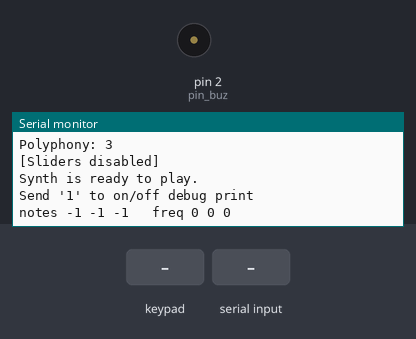
Bench run of a sketch on a simulated Arduino Mega 2560, built with avr-gcc and run on an emulated ATmega2560. Shown: buzzer (waves = sounding, pin HIGH), the last lines printed to the serial monitor. Wiring (inferred from the names in the program): 7×6 keypad (labels assumed): rows pin 35, pin 33, pin 31, pin 29, pin 27, pin 25, pin 23; columns pin 32, pin 30, pin 28, pin 26, pin 24, pin 22. The test bench sets the inputs (shaded band). Pins used as bus, display or sensor lines are not drawn.

Above: at 1.2 s.
1.3 s: key '3' pressed
At 2.2 s:
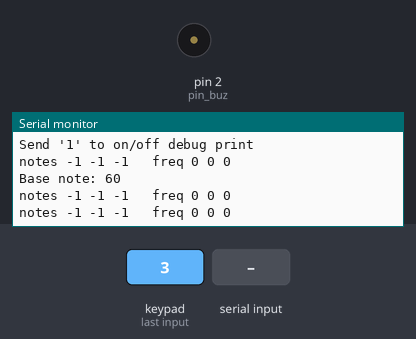
2.8 s: "1" received over Serial
At 3.8 s:
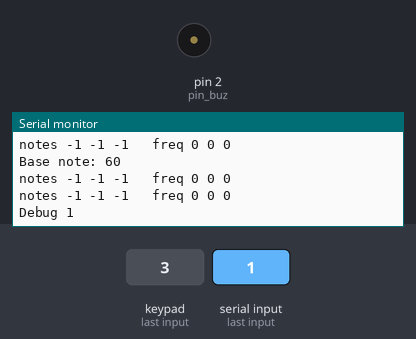
4.3 s: keypad keys 1 2 3 4 pressed 0.4 s apart
At 6.7 s:
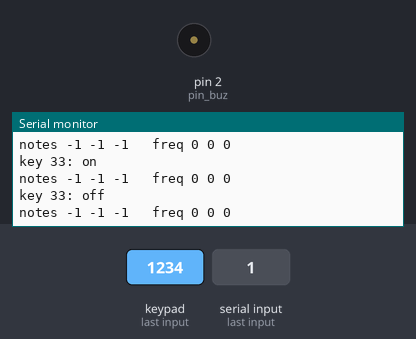
7.4 s: key '6' pressed
At 8.2 s:
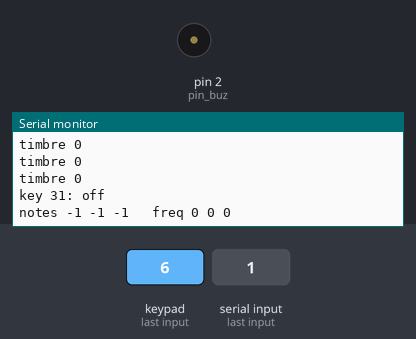
Timing chart, 0 to 9.9 s (numbered marks = the images above; inputs shaded):
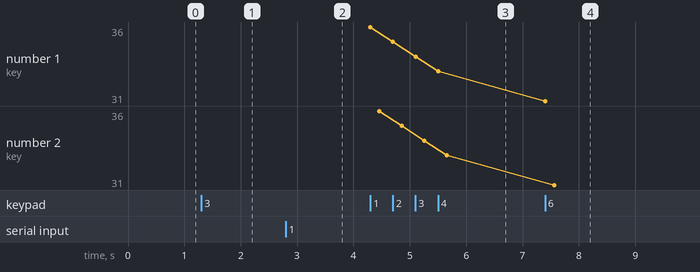

The sketch:

06_SynthArpegiatorMega_YamahaPSSF30.ino
```cpp
// **06_SynthArpegiatorMega_YamahaPSSF30** - - synthesizer for Arduino Mega and keyboard YAMAHA PSS F30
//Output goes through buzzer audio amplifier to minijack.
//Slider 2 - sample rate.
//Slider 3 - tone.
//F,G - switch timbre: pulse and sawtooth
//Note: sometimes freezes three notes!


//This parameters enables/disables using sliders
//So if you want check synth without connecting sliders, set it to 0:
const int SLIDERS_ENABLED = //1;
    0;


//--------------------------------------------
//Features:
//--------------------------------------------
//- 37 keys - from YAMAHA PSS F30
//- sine wave synth, without attack and release
//- two sliders connected to A4 and A5 controls 1-bit algorithm.
//-   - slider 1: volume
//-   - slider 2: sample rate
//-   - slider 3: tone adjustment
//-   You have an option to not connect sliders - set SLIDERS_ENABLED to 0 above
//- arpeggiator ("note" and "string" keys)
//- harsh sound
//- switch octaves
//F,G - switch timbre: pulse and sawtooth
//Note: sometimes freezes three notes!

//--------------------------------------------
//How to play:
//--------------------------------------------
//Notes:
//   hold 1,2 or 3 notes by left hand and hit any of white rightest \"string\" keys.
//   Combination of note key and string key plays a note, just liko on the guitar.
//Octave switch:
//   use thee right black keys
//Sample rate switch:
//   use right F and G (not works while mic mode enabled)
//Press mic button so hear sound from mic.

//--------------------------------------------
//Board & Monitor port speed:
//--------------------------------------------
//  Arduino Mega (Note: Not Uno!)
//  Baud must be set to 500000!
//--------------------------------------------
//Aditional libraries:
//- install "TimerThree" using Library Manager
//--------------------------------------------
//Conection:
//--------------------------------------------
//Buzzer of sound output: pin 2
const byte pin_buz = 2;

//YAMAHA PSS F30 Keyboard Reader
//This is truly polyphonic keyboard with 37 keys.

//Connection:
//7 - control pins - choosing keys block,
//11 - signal pins, but it's uses only six - 1,3,5,7,9,11 - we connect only them
//So connect them to this pins:
//byte keyGnd[keyGndN] = {52, 50, 48, 46, 44, 42, 40};
//byte keyRead[keyReadN] = {32, 30, 28, 26, 24, 22};
//(See keyboard text for possible updates)


//--------------------------------------------

int debug = 0;
int debug_now = 0;  //signal for debug
long int last_debug_time = 0;

//---------------------------------------------------------------
//number of notes to play simultaneously, 1..4
#define POLYPHONY (3)
//#define POLYPHONY (4) //For some reason 4 halts the system :)

//print routines - use their for shortening code
void pr(const char *str) {
  if (debug) {
    Serial.print(str);
  }
}
void prln(const char *str) {
  if (debug) {
    Serial.println(str);
  }
}

void pr(int i) {
  if (debug) {
    Serial.print(i);
  }
}
void prln(int i) {
  if (debug) {
    Serial.println(i);
  }
}

//---------------------------------------------------------------
void setup() {
  Serial.begin(500000);
  Serial.println("----------------------------------------------------------------");
  Serial.println("EndlessSynth 06_SynthArpegiatorMega_YamahaPSSF30, v. 1.1 for Arduino Mega and Yamaha PSSF30 keyboard");
  Serial.println("3 polyphony, sine wave synthesis. Without attack-release.");
  Serial.println("How to play:  hold up to three notes by left hand and press 3 hit white \"string\" keys.");
  Serial.println("Combination of note key and string key plays a note");
  Serial.println("To switch octave use three right black keys");

  if (SLIDERS_ENABLED)  Serial.println("Sliders enabled: Slider2 (A4) - sample rate, Slider 3 (A5) - tone.");
  else Serial.println("[Sliders disabled]");

  Serial.println("To switch timbre right F (sine) ang G (sawtooth)");
  //Serial.println("Press mic button to pass mic sound to output. The last slider is kind of mic sensitivity.");

  Serial.println("----------------------------------------------------------------");

  mic_setup();
  keyboard_setup();
  sound_setup();
  sliders_setup();

  Serial.println();
  Serial.println("Synth is ready to play.");
  Serial.println("Send '1' to on/off debug print");

}

//----------------------------------------------------------
void loop() {
  if (Serial.available() > 0) { //we expect only "1" rare to on/off debugging
    int key = Serial.read();
    if (key == '1') {
      debug = 1 - debug;
      Serial.print("Debug "); Serial.println(debug);
    }
  }


  sliders_loop();
  mic_loop();
  keyboard_loop();
  sound_loop();

  delay(5); //2);

  //debug print "rare"
  if (debug) {
    long int time = millis();
    if (time > last_debug_time + 200) {
      debug_now = 1;
      last_debug_time = time;
    }
    else {
      debug_now = 0;
    }
  }
}


//---------------------------------------------------------------
```

keyboard.ino
```cpp
//YAMAHA PSS F30 Keyboard Reader
//This is truly polyphonic keyboard with 37 keys.

//Connection:
//7 - control pins - choosing keys block,
//11 - signal pins, but it's uses only six - 1,3,5,7,9,11 - we connect only them

const byte keyGndN = 7;
const byte keyReadN = 6;
byte keyGnd[keyGndN] = {35, 33, 31, 29, 27, 25, 23};
byte keyRead[keyReadN] = {32, 30, 28, 26, 24, 22};

const int keys = 37;

//keys for playing "strings" by right hand
const byte string_keys_indices[POLYPHONY] = {keys-1, keys-2, keys-4}; //"string" keys, note reversed order

//keys for octave switch
const byte key_octave1 = keys - 7;
const byte key_octave2 = keys - 5;
const byte key_octave3 = keys - 3;

//keys for sample rate switch
const byte key_timbre1 = keys - 6;
const byte key_timbre2 = keys - 8;

//keys used for notes
const byte note_keys_count = keys - 8;

//octave base notes
const byte note_octave1 = 60 - 3 * 12;
const byte note_octave2 = 60 - 12;
const byte note_octave3 = 60; //C


//Current base note - changed with octave switch
byte base_note = note_octave2;

//---------------------------------------------------------------
void keyboard_setup() {
  Serial.print("Keyboard Yamaha PSS F30 control pins: ");
  for (int i = 0; i < keyGndN; i++) {
    Serial.print(keyGnd[i]); Serial.print(" ");
  }
  Serial.print(",  signal pins: ");
  for (int i = 0; i < keyReadN; i++) {
    Serial.print(keyRead[i]); Serial.print(" ");
  }
  Serial.println();

  //Set pins
  for (int i = 0; i < keyGndN; i++) {
    pinMode(keyGnd[i], OUTPUT);
    digitalWrite(keyGnd[i], HIGH);
  }
  for (int i = 0; i < keyReadN; i++) {
    pinMode(keyRead[i], INPUT_PULLUP);
  }

}

//---------------------------------------------------------------
byte key_state[keys]; //key state - pressed or released
//TODO can store in a bit mask

//pressed "note keys"
byte note_keys[POLYPHONY];
byte note_keys_n = 0;
//mask of pressed "string keys"
byte string_keys[POLYPHONY];

//---------------------------------------------------------------
//octave switch
void set_base_note(char note) {
  if (base_note != note) {
    base_note = note;
    Serial.print("Base note: ");
    Serial.println(int(note));
  }
}

//---------------------------------------------------------------
//process pressing key
void key_pressed(byte key) {
  //this is note key
  if (key < note_keys_count) {
    if (note_keys_n < POLYPHONY) { //add to array
      //Serial.print("note_key "); Serial.print(note_keys_n); Serial.print(" = "); Serial.println(key);
      note_keys[note_keys_n++] = key;
      //because we scan keys ordered, note_keys will be ordered too
    }
    return;
  }

  //this is string key
  //TODO can map all keys
  for (byte i = 0; i < POLYPHONY; i++) {
    if (key == string_keys_indices[i]) {
      //Serial.print("string_key "); Serial.println(i);
      string_keys[i] = 1;
      return;
    }
  }

  //octave switch
  if (key == key_octave1) {
    set_base_note(note_octave1);
    return;
  }
  if (key == key_octave2) {
    set_base_note(note_octave2);
    return;
  }
  if (key == key_octave3) {
    set_base_note(note_octave3);
    return;
  }

  //timbre switch
  if (key == key_timbre1) {
    set_timbre(0);
    return;
  }
  if (key == key_timbre2) {
    set_timbre(1);
    return;
  }

  //sample rate switch
  //if (key == key_sample_rate1) { set_audio_sample_rate_index(0); return; }
  //if (key == key_sample_rate2) { set_audio_sample_rate_index(1); return; }
}

//---------------------------------------------------------------
//unsigned long int keyb_time_print_ = 0; //time for printing keyboard state

void keyboard_loop() {
  //clear notes and string keys
  note_keys_n = 0;
  for (byte i = 0; i < POLYPHONY; i++) {
    note_keys[i] = -1;
    string_keys[i] = 0;
  }

  bool was_changed = false;  //was keyboard state changed

  //Scan keys
  for (byte k = 0; k < keyGndN; k++) {
    //enable control pin
    digitalWrite(keyGnd[k], LOW);
    delayMicroseconds(10);  //need wait 2 mcs, but let's wait for more...

    //Scan pins
    //TODO can use ports for reading faster, see 05_ArduinoMegaPortTest

    for (byte i = 0; i < keyReadN; i++) {
      byte key = keys - 1 - (i + keyReadN * k); //because of reverted
      byte v = (digitalRead(keyRead[i]) == LOW) ? 1 : 0;

      byte &state = key_state[key];
      //key was pressed or released
      if (state != v) {
        was_changed = true;
        if (debug) {
          Serial.print("key "); Serial.print(key); Serial.print(": ");
          if (v) Serial.println("on");
          else Serial.println("off");
        }
      }
      state = v;

      //process pressing events
      if (v) {
        key_pressed(key);
      }

    }
    //disable control pin
    digitalWrite(keyGnd[k], HIGH);
  }

  //play
  if (was_changed) {
    //set keys with using base_note, which is depends on choosen octave
    set_notes(string_keys[0] ? note_keys[0] : -1,
              string_keys[1] ? note_keys[1] : -1,
              string_keys[2] ? note_keys[2] : -1,
              string_keys[3] ? note_keys[3] : -1,
              base_note);
  }
  //test print of keyboard state - use for check all is connected
  //for (int i=0; i<keys; i++) {
  //  Serial.print(key_state[i]);
  //}
  //Serial.println();

}

//---------------------------------------------------------------
```

mic.ino
```cpp
/* Microphone
  Most of work done inside sound module, but here we process mic button.

  ----------------------------------------
  Programming details
  ----------------------------------------
  By default Arduino ADC works on 8Khz - ok for us.
  But can speedup:
  https://www.instructables.com/Make-Your-Own-Spy-Bug-Arduino-Voice-Recorder/
  Recorder:
  https://github.com/TMRh20/TMRpcm
  http://microsin.net/programming/avr/real-time-digital-audio-processing-using-arduino.html

*/

//mic button pins
const byte mic_button_pin1=8;
const byte mic_button_pin2=9;

//mic button state
byte mic_button=0;

//--------------------------------------------------------------
void mic_setup() {
  /*
  Serial.print("Program gets sound from microphone to A0, mic button pins: ");
  Serial.print(mic_button_pin1); Serial.print(","); Serial.println(mic_button_pin2);
  Serial.println("Note: please use trimmer resistor 10KOhm to move silence mic level to 2.5V (or, equally, 512 on A0)");


  //setup mic button pins
  pinMode(mic_button_pin1, OUTPUT);
  pinMode(mic_button_pin2, INPUT_PULLUP);
  digitalWrite(mic_button_pin1, LOW);
*/
}

//--------------------------------------------------------------
void mic_loop() {
/*  mic_button = (digitalRead(mic_button_pin2) == LOW)?1:0;
  static byte mic_last = 0;
  if (mic_last != mic_button) {
    Serial.print("mic button: ");
    if (mic_button) {
      Serial.println("ON");
    }
    else {
      Serial.println("OFF");
    }
    mic_last = mic_button;
  }*/

}

//--------------------------------------------------------------
```

notes.ino
```cpp
//This file contains utility functions for get note frequency
//http://newt.phys.unsw.edu.au/jw/notes.html

float tone_adjust_ = 0; //-1..1 - adjustment of tone

//Convert midi note to frequency
int m_to_f_int(int midi_note) {
  return m_to_f_float(midi_note);
}

//float version
float m_to_f_float(float midi_note) {
  return pow(2,(tone_adjust_ + midi_note-69)/12)*440; //Hz
  //note: for midi_note>100 sometimes occurs overflow
}

void test_notes() {
  Serial.println("Test notes:");
  Serial.print("A "); Serial.println(m_to_f_int(69));
  Serial.print("B "); Serial.println(m_to_f_int(70));
}
//---------------------------------------------------------------
```

sliders.ino
```cpp
//This file contains working with sliders
//http://newt.phys.unsw.edu.au/jw/notes.html

const byte slider_1_pin = A4;
const byte slider_2_pin = A4;
const byte slider_5V_pin = 4;
const byte slider_Gnd_pin = 5;

//---------------------------------------------------------------
void sliders_setup() {
  if (SLIDERS_ENABLED)  Serial.println("   sliders pins: A4,A5, sliders power: pin 4 as 5V, pin 5 as Gnd");
  else Serial.println("[Sliders disabled]");

  if (SLIDERS_ENABLED) {
    //set up pins
    pinMode(slider_5V_pin, OUTPUT);
    pinMode(slider_Gnd_pin, OUTPUT);
    digitalWrite(slider_5V_pin, HIGH);
    digitalWrite(slider_Gnd_pin, LOW);
  }
}

//---------------------------------------------------------------
void sliders_loop() {
  //set diff step and diffusion propagation
  int slider2 = (SLIDERS_ENABLED) ? analogRead(A4) : 0; //0..1023 - sample rate
  int slider3 = (SLIDERS_ENABLED) ? analogRead(A5) : 512; //0..1023 - tone adjustment

  sound_set_1bitparams(slider2, slider3);

  //Debug print
  if (SLIDERS_ENABLED) {
    if (debug_now) {
      Serial.print("slider2 "); Serial.print(slider2);
      Serial.print("  slider3 "); Serial.print(slider3);
      Serial.println();
    }
  }
}


//---------------------------------------------------------------
```

Source omitted: sound.ino (10962 bytes)

Measured:
- after the input at 1.3 s, the serial monitor: prints a new line at once (image 1)
- after the input at 2.8 s, the serial monitor: prints a new line at once (image 2)
- after the input at 4.3 s, the serial monitor: prints a new line at once (image 3)
- after the input at 7.4 s, the serial monitor: prints a new line at once (image 4)
- plotted number 1: 33 → 31 after the input at 7.4 s
- plotted number 2: 33 → 31 after the input at 7.4 s
